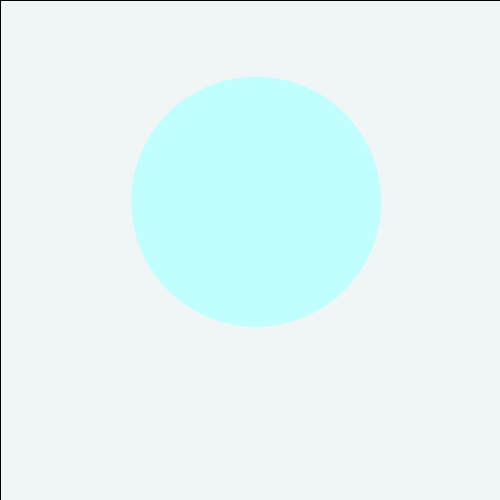
Frame 1 (no input)
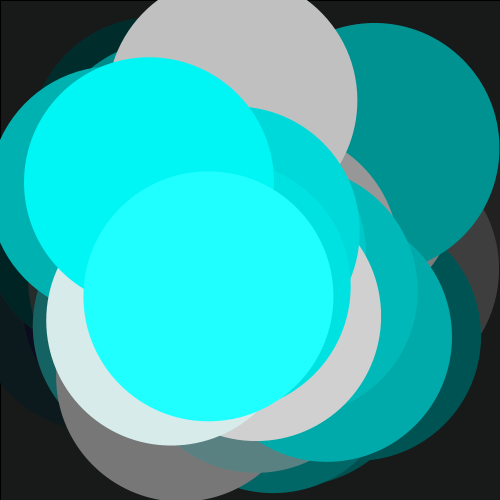
Frame 60 (the mouse pressed at the canvas centre just before this capture)
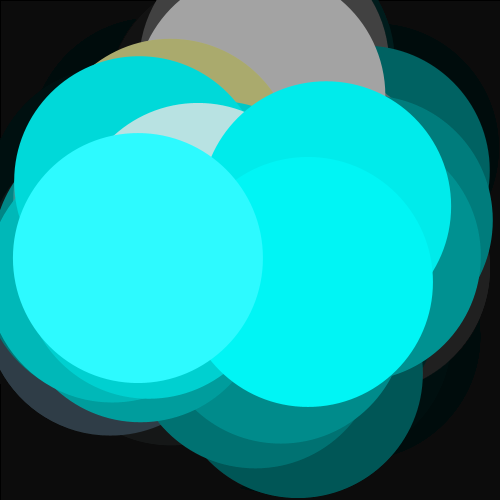
Frame 120 (the mouse held since frame 60 and released just before this capture)

The Processing sketch that drew these frames (run headless with seeded random() and noise(); from frame 60 on, the mouse is pressed at the canvas centre):

// Processing sketch: sketch_170302a
// ── sketch_170302a.pde
void setup(){
size(500,500);
background(250,1000,1000);
}
void draw(){
  makeMagical();
float x = random(500);
float y = random(500);
fill(x-y,y+x,x*y);
ellipse(getWormX(100),getWormY(25),250,250);
}

float frequency = 10000;
float noiseInterval = PI; 

void makeMagical() {
  fill( 0, 0, 0, 10 );rect(0, 0, width, height);noStroke();
}

float getWormX(int i) {
  return map(noise(i*noiseInterval + frameCount * frequency), 0, 1, 0, width);
}

float getWormY(int i) {
  return map(noise(i*noiseInterval+1 + frameCount * frequency), 0, 1, 0, height);
}
